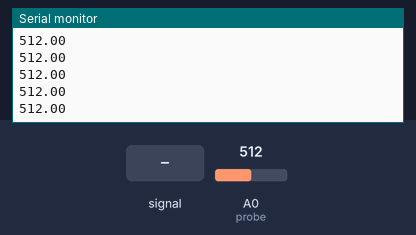
This sketch was run on a simulated Arduino Uno, built with avr-gcc and run on an emulated ATmega328P. Parts: the last lines printed to the serial monitor. The inputs (shaded band) are chosen by the test bench; at power-on: A0 (probe) = 512.

Above: at 1.2 s.
1.3 s: A0 (probe) fed a 200 Hz sine of ±81 counts around its level
At 1.33 s:
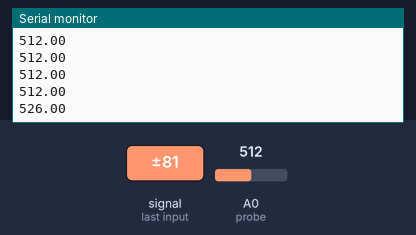
2.8 s: A0 (probe) set to 716
At 2.8 s:
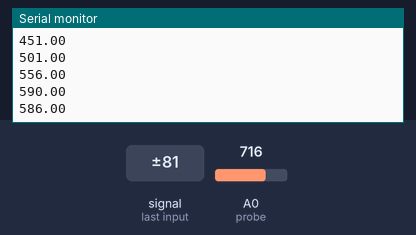
4.3 s: A0 (probe) fed a 1000 Hz sine of ±255 counts around its level
At 4.36 s:
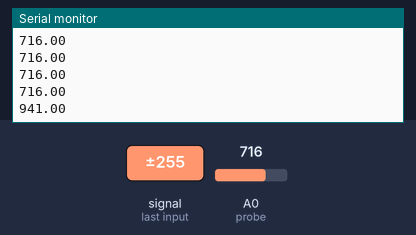
5.8 s: A0 (probe) set to 900
At 5.83 s:
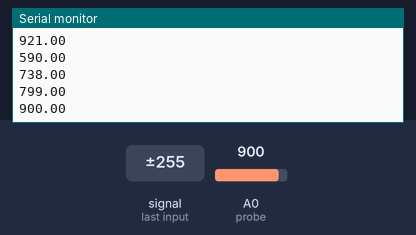
Timing chart, 0 to 8.3 s (numbered marks = the images above; inputs shaded):
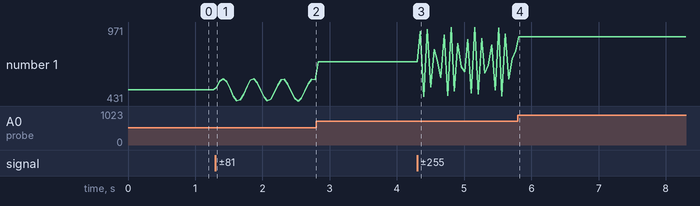

The sketch:

my_oscilloscope_one_probe.ino
```cpp
const int probe = A0;
void setup()
{
  Serial.begin(9600);
  pinMode(probe,INPUT);
}
void loop()
{
  float val = analogRead(probe);
  Serial.println(val);
  delay(50);
}
```

Measured:
- after the input at 1.3 s, the serial monitor: prints a new line at once (image 1)
- after the input at 4.3 s, the serial monitor: prints a new line after 0.05 s (image 3)
- plotted number 1: 512 → 586 after the input at 1.3 s, 586 → 716 after the input at 2.8 s, 716 → 799 after the input at 4.3 s
